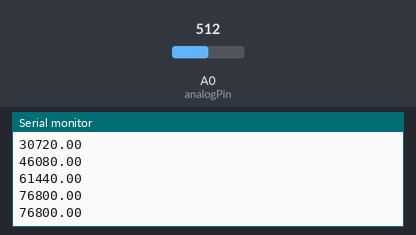
Simulated run of this sketch. Board: Arduino Uno, built with avr-gcc and run on an emulated ATmega328P. Shown: the last lines printed to the serial monitor. The test bench sets the inputs (shaded band); at power-on: A0 (analogPin) = 512.

Above: at 1.2 s.
1.3 s: A0 (analogPin) set to 716
At 1.36 s:
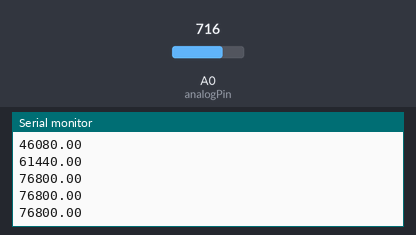
2.8 s: A0 (analogPin) set to 900
At 2.96 s:
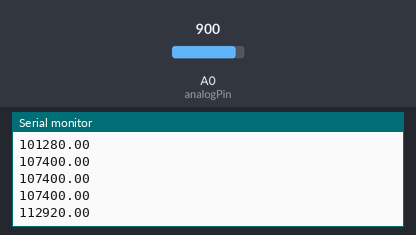
Timing chart, 0 to 5.8 s (numbered marks = the images above; inputs shaded):
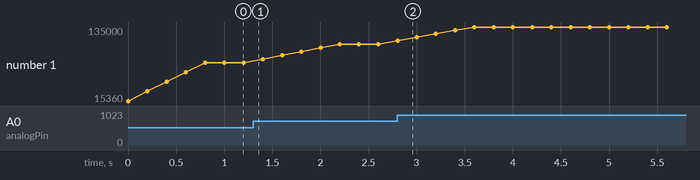

The sketch:

DCMotorRPM.ino
```cpp
#include <Arduino.h>

// Constants
const int numReadings = 5;       // number of readings to take for each RPM measurement
const int analogPin = A0;        // pin to read from
const int motorPolePairs = 2;    // number of pole pairs in the motor
const float samplePeriod = 0.2;  // time between each RPM measurement, in seconds

// Variables
int readings[numReadings];       // array to hold analog readings
int readIndex = 0;               // index of the current reading in the array
float rpm = 0;                   // current RPM of the motor
unsigned long lastSampleTime;    // time of the last RPM measurement

void setup() {
  // Set up serial communication to display RPM in the Arduino IDE serial plotter
  Serial.begin(115200);

  // Initialize the lastSampleTime variable
  lastSampleTime = millis();
}

void loop() {
  // Take multiple readings and average them
  readings[readIndex] = analogRead(analogPin);
  readIndex = (readIndex + 1) % numReadings;

  // Calculate the average of the readings
  int sum = 0;
  for (int i = 0; i < numReadings; i++) {
    sum += readings[i];
  }
  float average = (float)sum / numReadings;

  // Calculate RPM based on the average value
  rpm = (60 / (samplePeriod * motorPolePairs)) * average;

  // Display RPM in the serial plotter
  Serial.println(rpm);

  // Wait until it's time to take the next RPM measurement
  while (millis() - lastSampleTime < samplePeriod * 1000) {
    // Do nothing
  }
  lastSampleTime = millis();
}
```

Measured:
- after the input at 2.8 s, the serial monitor: prints a new line at once (image 2)
- plotted number 1: 76800 → 107400 after the input at 1.3 s, 107400 → 135000 after the input at 2.8 s
